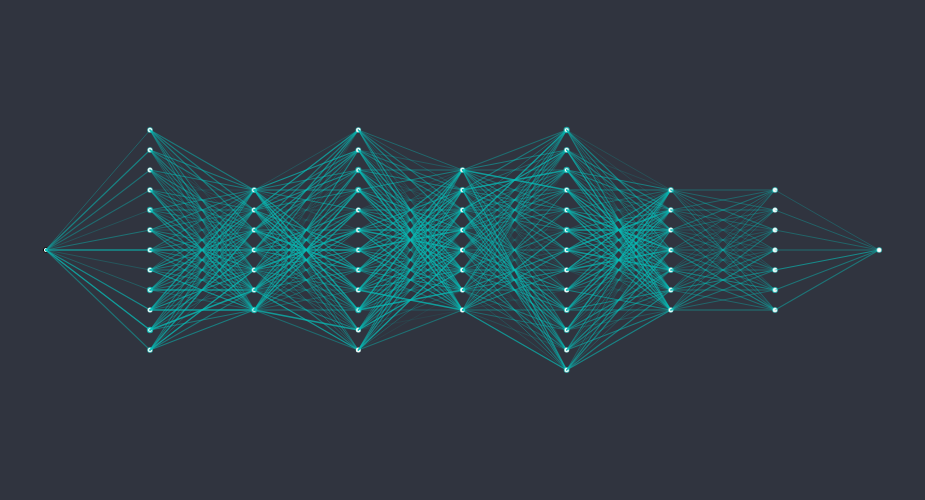
Frame 1 (no input)
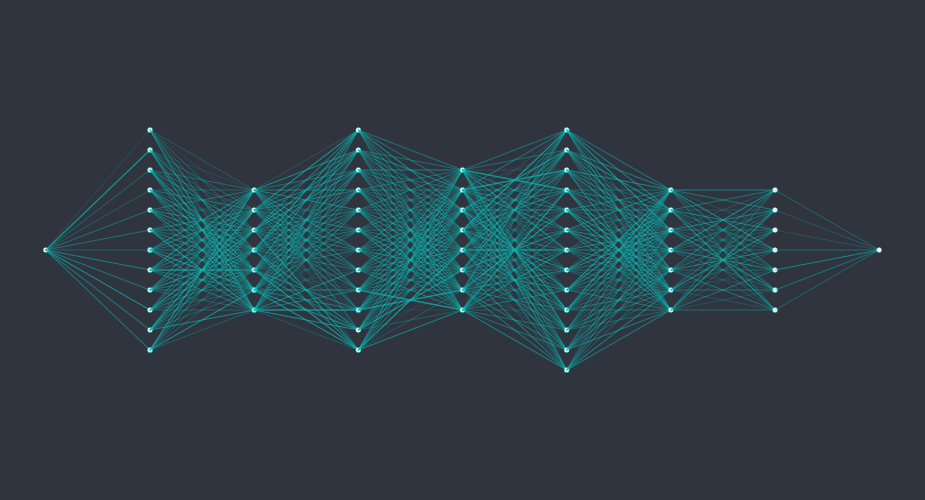
Frame 60 (no input)
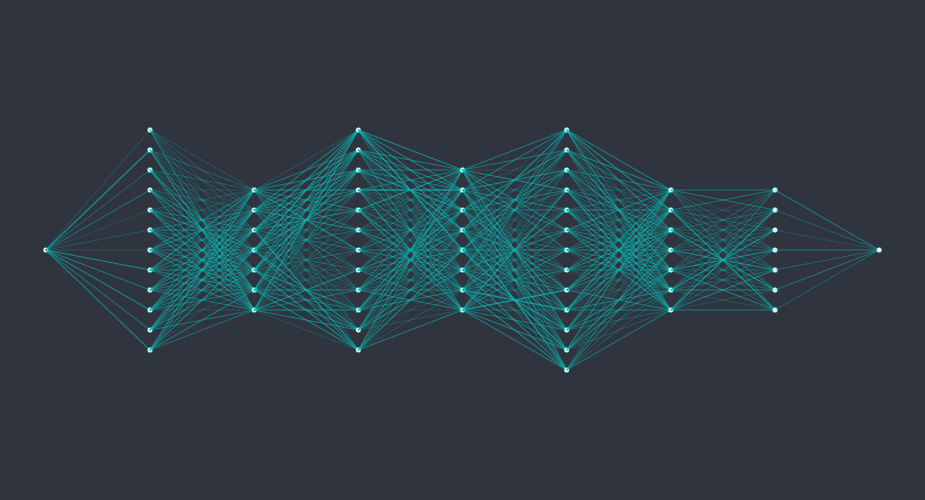
Frame 120 (the mouse pressed at the canvas centre since frame 60)

The p5.js sketch that drew these frames (run headless with seeded random() and noise() and a simulated clock; from frame 60 on, the mouse is pressed at the canvas centre):

// p5.js sketch
// ── sketch.js
let network = [];
let nLayers = 9;

function setup() {
    createCanvas(925, 500);
    fill(250);
    let x = 150;
    let interLayer = (width-300)/(nLayers-3);
    network.push([createVector(150-interLayer, height/2)]);
    for(let i = 0; i < nLayers-2; i++)
    {
        let layer = [];
        let nNodes = floor(random(5, 15));
        let interNode = 20;
        let y = height/2 - floor(nNodes/2)*interNode;

        for(let j = 0; j < nNodes; j++){
            layer.push(createVector(x, y));
            y += interNode;
        }
        network.push(layer);
        x += interLayer;
    }
    network.push([createVector(width-150+interLayer, height/2)]);
}

function draw() {
    background(48, 52, 63);
    for(let i = 0; i < nLayers-1; i++)
    {
        let l1 = network[i];
        let l2 = network[i+1];
        for(let node1 of l1)
        {
            circle(node1.x, node1.y, 5);
            for(let node2 of l2)
            {
                let noice = noise(i, node1.y+node2.y, frameCount/100);

                strokeWeight(0.6+noice);
                stroke(7, 190, 184, noice*250);
                line(node1.x, node1.y, node2.x, node2.y);
            }
        }
    }

    let lastNode = network[nLayers -1][0];
    circle(lastNode.x, lastNode.y, 5);
    noStroke();
}
